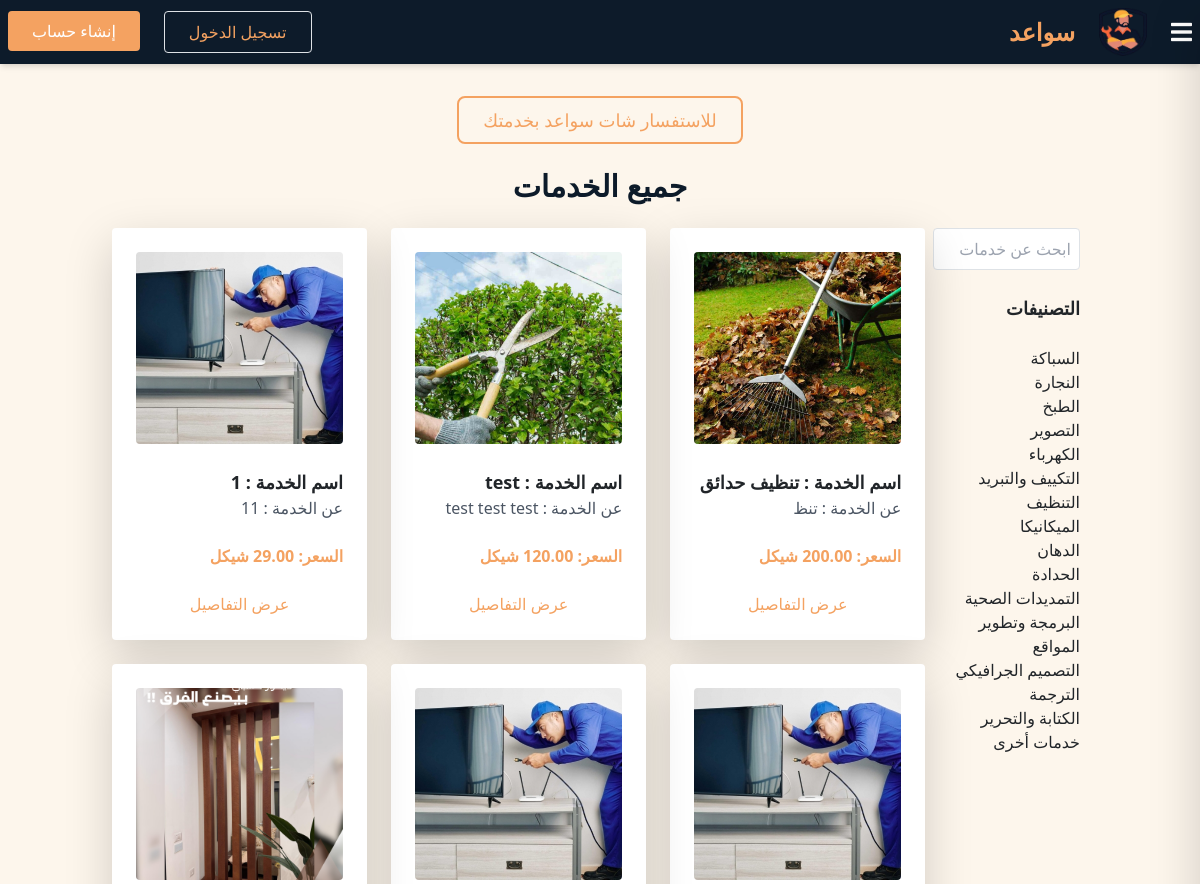
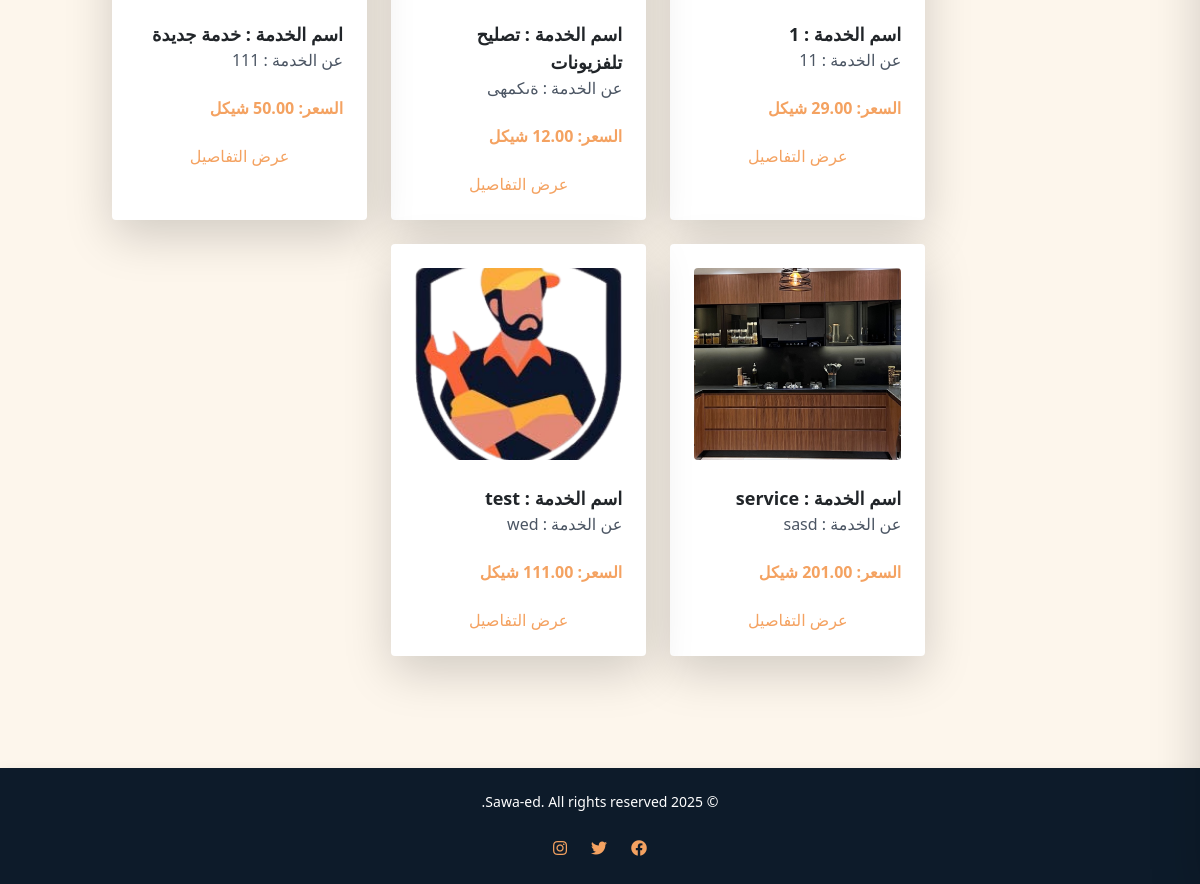
The page / on the database its author committed (2 pictures, top to bottom).
### Sawaed_app/models.py (models this page shows, shortened)
class ServiceListing(models.Model):
    SERVICE_TYPES = [
        ('السباكة', 'السباكة'),
        ('النجارة', 'النجارة'),
        ('الطبخ', 'الطبخ'),
        ('التصوير', 'التصوير'),
        ('الكهرباء', 'الكهرباء'),
        ('التكييف والتبريد', 'التكييف والتبريد'),
        ('التنظيف', 'التنظيف'),
        ('الميكانيكا', 'الميكانيكا'),
        ('الدهان', 'الدهان'),
        ('الحدادة', 'الحدادة'),
        ('التمديدات الصحية', 'التمديدات الصحية'),
        ('البرمجة وتطوير المواقع', 'البرمجة وتطوير المواقع'),
        ('التصميم الجرافيكي', 'التصميم الجرافيكي'),
        ('الترجمة', 'الترجمة'),
        ('الكتابة والتحرير', 'الكتابة والتحرير'),
        ('خدمات أخرى', 'خدمات أخرى'),
    ]
    handyman = models.ForeignKey(
        settings.AUTH_USER_MODEL,
        on_delete=models.CASCADE,
        related_name='services'
    )
    name = models.CharField(max_length=255)
    description = models.TextField()
    price = models.DecimalField(max_digits=10, decimal_places=2)
    image = models.ImageField(upload_to='service_images/', null=True, blank=True)
    created_at = models.DateTimeField(auto_now_add=True)
    updated_at = models.DateTimeField(auto_now=True)

### Sawaed_app/views.py (the view)
# urls.py: path('', views.user_home, name='userhome'),
def user_home(request):
    service_added = request.session.pop('service_added', False)
    user_logged=request.session.pop('user_logged',False)
    handyman=HandymanProfile.objects.all()
    context={
        'handyman':handyman,
        'service_added': service_added,
        'user_logged':user_logged,
    }
    context.update(base_view_data(request))
    return render(request,'userhome.html',context)

### Sawaed_app/views.py (called while the page is built)
def base_view_data(request):
    services=ServiceListing.objects.all()
    data = {
        'services':services,
        'service_types': ServiceListing.SERVICE_TYPES
    }
    if request.user.is_authenticated:
        data['unread_messages_count'] = Message.objects.filter(receiver=request.user, is_read=False).count()
    else:
        data['unread_messages_count'] = 0
    return data

### Sawaed_app/templates/userhome.html (shortened to what this page needs)
{% extends 'index.html' %}
{% block content %}
{% load static %}
<a href="{% url 'chat-ui'%}" class="text-[#f4a261] hover:text-[#e76f51] font-medium text-lg py-2 px-4 rounded-lg border-2 border-[#f4a261] hover:bg-[#f4a261] hover:text-white transition-all duration-300">
  للاستفسار شات سواعد بخدمتك</a>
  <div class="container mx-auto p-4">
    <h1 class="text-3xl font-bold text-center mb-6 text-[#0d1b2a]">جميع الخدمات</h1>
    <div class="flex justify-between mb-4">
      <div class="w-full sm:w-1/4 md:w-1/5 lg:w-1/6 px-2">
<form method="GET" action="{% url 'service_search' %}" class="mb-4">
  <input
    type="text"
    name="q"
    placeholder="ابحث عن خدمات"
    class="p-2 border border-gray-300 rounded w-full"
    value="{{ request.GET.q }}">
</form>
        <ul>
          <h2 class="text-lg font-semibold mb-4 text-right">التصنيفات</h2>
          {% for service_type in service_types %}
              <li class="hover:text-[#f4a261] cursor-pointer">{{ service_type.0 }}</li>
          {% endfor %}
      </ul>
      </div>
      <div class="w-full sm:w-3/4 md:w-4/5 lg:w-5/6">
        <div class="grid grid-cols-1 sm:grid-cols-2 lg:grid-cols-3 gap-6">
          {% for service in services %}
            <div class="bg-white shadow-lg rounded p-4 hover:shadow-xl transition">
              {% if service.image %}
                <img src="{{ service.image.url }}" alt="{{ service.name }}" class="w-full h-48 object-cover rounded mb-4">
              {% else %}
                <img src="{% static 'images/placeholder.png' %}" alt="صورة افتراضية" class="w-full h-48 object-cover rounded mb-4">
              {% endif %}
              <h3 class="text-lg font-semibold">اسم الخدمة : {{ service.name }}</h3>
              <p class="text-gray-600 mb-4">عن الخدمة : {{ service.description|truncatewords:20 }}</p>
              <p class="font-bold text-[#f4a261]">السعر: {{ service.price }} شيكل</p>
              <a href="{% url 'service_detail' service.id service.handyman.id %}" class="text-[#f4a261] mt-4 block text-center">عرض التفاصيل</a>
            </div>
          {% endfor %}
        </div>
      </div>
    </div>
  </div>
{% endblock %}

### Sawaed_app/static/css/style.css (style rules this page uses)
a { text-decoration: none; color: #0d1b2a; text-decoration: none; transition: 0.4s ease; }

### rows shown on the page
ServiceListing: image (picture), name "تنظيف حدائق", description "تنظ"
ServiceListing: image (picture), name "test", description "test test test"
ServiceListing: image (picture), name "1", description "11", price "29.00"
ServiceListing: image (picture), name "1", description "11"
ServiceListing: image (picture), name "تصليح تلفزيونات", description "ةىكمهى"
ServiceListing: image (picture), name "خدمة جديدة", description "111"
ServiceListing: image (picture), name "service", description "sasd"
ServiceListing: image (picture), name "test", description "wed"

### other values the page prints
{{ service_type.0 }} "السباكة" "النجارة" "الطبخ" "التصوير" "الكهرباء" "التكييف والتبريد" "التنظيف" "الميكانيكا" "الدهان" "الحدادة" "التمديدات الصحية" "البرمجة وتطوير المواقع" "التصميم الجرافيكي" "الترجمة" "الكتابة والتحرير" "خدمات أخرى"
